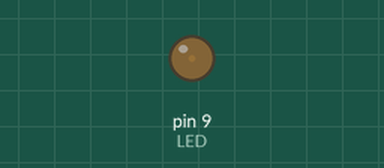
This sketch was run on a simulated Arduino Uno, built with avr-gcc and run on an emulated ATmega328P. Parts: output pins drawn as LEDs (lit = HIGH).

Above: at 0.05 s.
At 0.6 s:
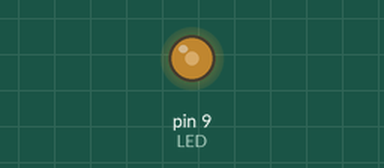
At 1.15 s:
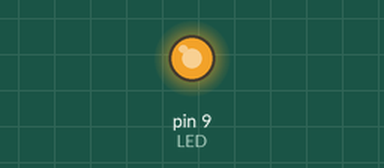
At 2.3 s:
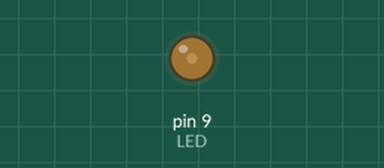
Timing chart, 0 to 5.9 s (numbered marks = the images above):
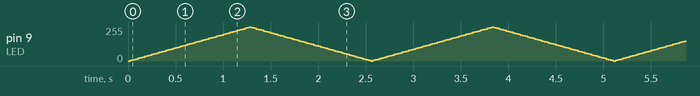

The sketch:

3-Dimmable_LED.ino
```cpp
int LED=9;
int brightness=0;
int fadeness=5;

void setup() {
  // put your setup code here, to run once:
pinMode(LED,OUTPUT);
}

void loop() {
  // put your main code here, to run repeatedly:
  analogWrite(LED,brightness);
  brightness+=fadeness;

  if(brightness==0 || brightness==255)
  {
    fadeness=-fadeness; //to reverse the fadeness
  }
  delay(25);

}
```
